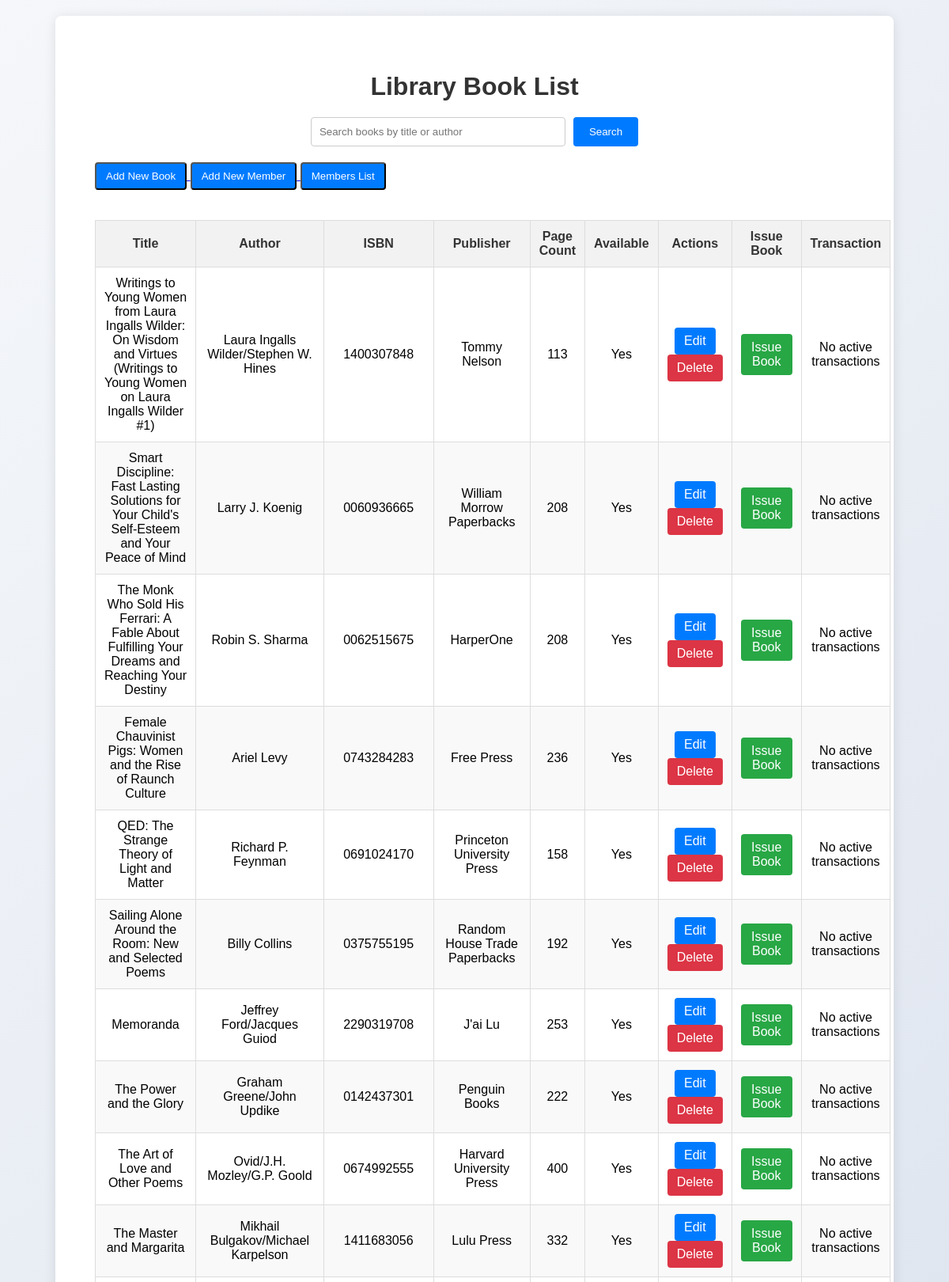
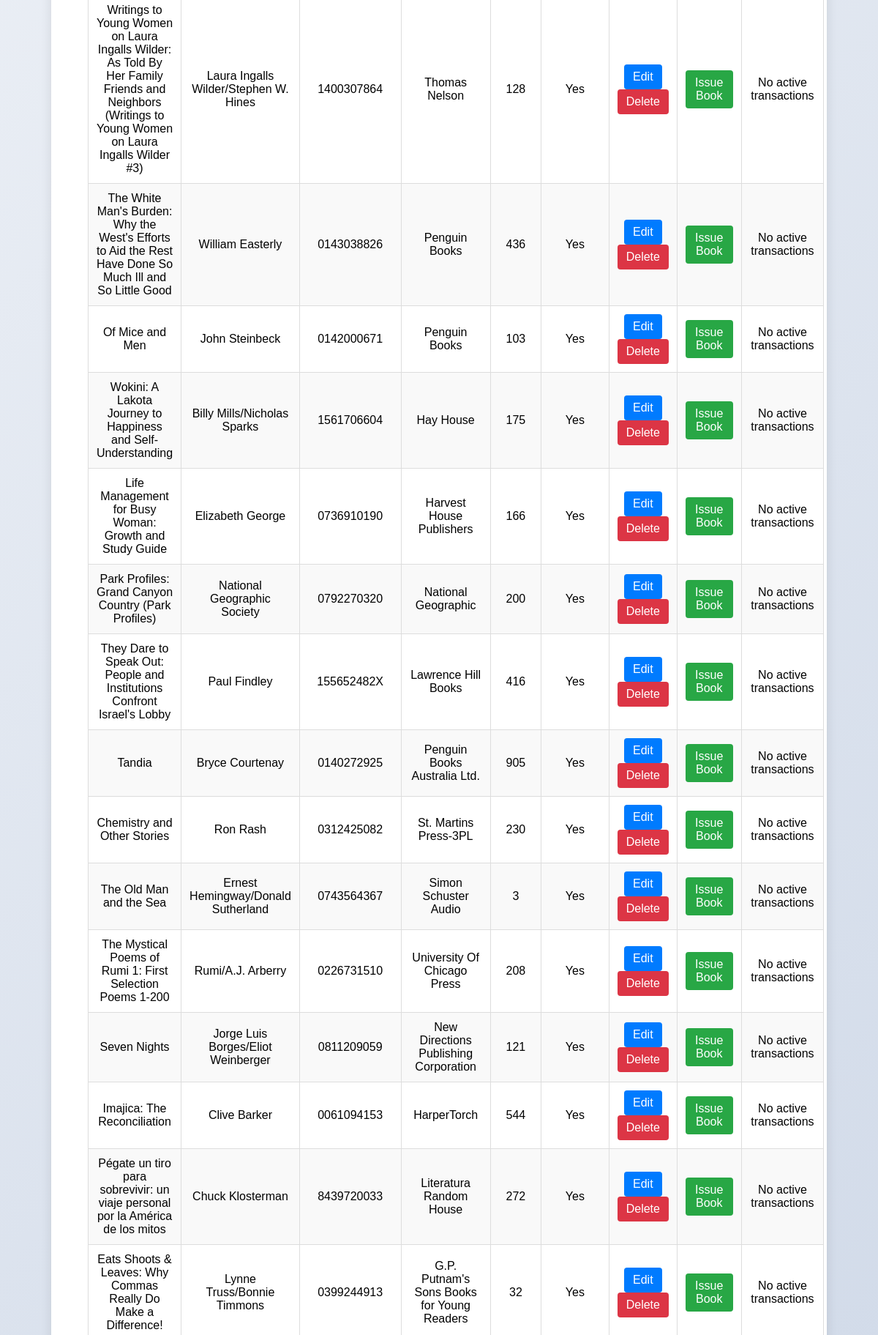
The page / (upper part) on the database its author committed (2 pictures, top to bottom).
### library/models.py (models this page shows, shortened)
class Book(models.Model):
    title = models.CharField(max_length=200)
    authors = models.CharField(max_length=200)
    isbn = models.CharField(max_length=20, unique=True)
    publisher = models.CharField(max_length=100)
    page_count = models.IntegerField()
    available = models.BooleanField(default=True)

### library/views.py (the view)
# urls.py: path('', book_list, name='book_list'),
def book_list(request):
    books = Book.objects.all()
    members = Member.objects.all()  # Get all members to use in the template
    transactions = Transaction.objects.all()  # Assuming this model exists
    return render(request, 'book_list.html', {'books': books, 'member': members,'transactions': transactions})

### Frontend/templates/book_list.html (shortened to what this page needs)
<!DOCTYPE html>
<html lang="en">
<head>
</head>
<body>
    <div class="container">
        <h1>Library Book List</h1>
        <form method="GET" action="{% url 'search_books' %}" class="search-form">
            <input type="text" name="q" placeholder="Search books by title or author" value="{{ request.GET.q }}">
            <button type="submit">Search</button>
        </form>
        <a href="{% url 'create_book' %}">
            <button class="btn">Add New Book</button>
        </a>
        <a href="{% url 'create_member' %}">
            <button class="btn">Add New Member</button>
        </a>
        <a href="{% url 'member_list' %}">
            <button class="btn">Members List</button>
        </a>
        <br><br>
        <table class="book-table">
            <thead>
                <tr>
                    <th>Title</th>
                    <th>Author</th>
                    <th>ISBN</th>
                    <th>Publisher</th>
                    <th>Page Count</th>
                    <th>Available</th>
                    <th>Actions</th>
                    <th>Issue Book</th>
                    <th>Transaction</th>
                </tr>
            </thead>
            <tbody>
                {% for book in books %}
                <tr>
                    <td>{{ book.title }}</td>
                    <td>{{ book.authors }}</td>
                    <td>{{ book.isbn }}</td>
                    <td>{{ book.publisher }}</td>
                    <td>{{ book.page_count }}</td>
                    <td>{% if book.available%}
                        Yes
                        {% else %}
                        No
                        {% endif %}
                    </td>
                    <td>
                        <a href="{% url 'update_book' book.id %}" class="btn">Edit</a>
                        <a href="{% url 'delete_book' book.id %}" class="btn btn-delete" onclick="return confirm('Are you sure?')">Delete</a>
                    </td>
                    <td>
                        {% if book.available %}
                            <a href="{% url 'issue_book' book.id %}" class="btn btn-issue">Issue Book</a>
                        {% else %}
                            <span class="unavailable">Not Available</span>
                        {% endif %}
                    </td>
                    <td>
                        {% if book.transaction_set.exists and book.available == 0 %}
                            <a href="{% url 'return_book' book.transaction_set.first.id %}" class="btn btn-return">Return Book</a>
                        {% else %}
                            <span>No active transactions</span>
                        {% endif %}
                    </td>
                </tr>
                {% empty %}
                <tr>
                    <td colspan="7">No books found.</td>
                </tr>
                {% endfor %}
            </tbody>
        </table>
    </div>
</body>
</html>

### Frontend/templates/book_list.html (style rules this page uses)
body { font-family: 'Arial', sans-serif; background: linear-gradient(135deg, #f5f7fa, #c3cfe2); margin: 0; padding: 0; }
.container { max-width: 960px; margin: 20px auto; padding: 50px; background: white; box-shadow: 0 2px 15px rgba(0, 0, 0, 0.1); border-radius: 8px; }
h1 { text-align: center; color: #333; margin-bottom: 20px; }
.search-form { display: flex; justify-content: center; margin-bottom: 20px; }
.search-form input[type="text"] { padding: 10px; width: 300px; border: 1px solid #ccc; border-radius: 4px; margin-right: 10px; transition: border-color 0.3s; }
.search-form button { padding: 10px 20px; background-color: #007bff; color: white; border: none; border-radius: 4px; cursor: pointer; transition: background-color 0.3s; }
.book-table { width: 100%; border-collapse: collapse; margin-top: 20px; }
.book-table th, .book-table td { border: 1px solid #ddd; padding: 11px; text-align: center; transition: background-color 0.3s; }
.book-table th { background-color: #f2f2f2; color: #333; }
.book-table tr:nth-child(even) { background-color: #f9f9f9; }
.btn { text-decoration: none; padding: 8px 12px; background-color: #007bff; color: white; border-radius: 4px; display: inline-block; transition: background-color 0.3s, transform 0.3s; }
.btn-delete { background-color: #dc3545; }
.btn-issue { background-color: #28a745; }

### rows shown on the page
Book: title "Writings to Young Women from Laura Ingalls Wilder: On Wisdom and Virtues (Writings to Young Women on Laura Ingalls Wilder #1)", authors "Laura Ingalls Wilder/Stephen W. Hines", isbn "1400307848", publisher "Tommy Nelson", page_count "113", available "Yes", shows "No active transactions"
Book: title "Smart Discipline: Fast Lasting Solutions for Your Child's Self-Esteem and Your Peace of Mind", authors "Larry J. Koenig", isbn "0060936665", publisher "William Morrow Paperbacks", page_count "208", available "Yes", shows "No active transactions"
Book: title "The Monk Who Sold His Ferrari: A Fable About Fulfilling Your Dreams and Reaching Your Destiny", authors "Robin S. Sharma", isbn "0062515675", publisher "HarperOne", page_count "208", available "Yes", shows "No active transactions"
Book: title "Female Chauvinist Pigs: Women and the Rise of Raunch Culture", authors "Ariel Levy", isbn "0743284283", publisher "Free Press", page_count "236", available "Yes", shows "No active transactions"
Book: title "QED: The Strange Theory of Light and Matter", authors "Richard P. Feynman", isbn "0691024170", publisher "Princeton University Press", page_count "158", available "Yes"
Book: title "Sailing Alone Around the Room: New and Selected Poems", authors "Billy Collins", isbn "0375755195", publisher "Random House Trade Paperbacks", page_count "192", available "Yes", shows "No active transactions"
Book: title "Memoranda", authors "Jeffrey Ford/Jacques Guiod", isbn "2290319708", publisher "J'ai Lu", page_count "253", available "Yes", shows "No active transactions"
Book: title "The Power and the Glory", authors "Graham Greene/John Updike", isbn "0142437301", publisher "Penguin Books", page_count "222", available "Yes", shows "No active transactions"
Book: title "The Art of Love and Other Poems", authors "Ovid/J.H. Mozley/G.P. Goold", isbn "0674992555", publisher "Harvard University Press", page_count "400", available "Yes", shows "No active transactions"
Book: title "The Master and Margarita", authors "Mikhail Bulgakov/Michael Karpelson", isbn "1411683056", publisher "Lulu Press", page_count "332", available "Yes", shows "No active transactions"
Book: title "Writings to Young Women on Laura Ingalls Wilder: As Told By Her Family Friends and Neighbors (Writings to Young Women on Laura Ingalls Wilder #3)", authors "Laura Ingalls Wilder/Stephen W. Hines", isbn "1400307864", publisher "Thomas Nelson", page_count "128", available "Yes", shows "No active transactions"
Book: title "The White Man's Burden: Why the West's Efforts to Aid the Rest Have Done So Much Ill and So Little Good", authors "William Easterly", isbn "0143038826", publisher "Penguin Books", page_count "436", available "Yes", shows "No active transactions"
Book: title "Of Mice and Men", authors "John Steinbeck", isbn "0142000671", publisher "Penguin Books", page_count "103", available "Yes", shows "No active transactions"
Book: title "Wokini: A Lakota Journey to Happiness and Self-Understanding", authors "Billy Mills/Nicholas Sparks", isbn "1561706604", publisher "Hay House", page_count "175", available "Yes", shows "No active transactions"
Book: title "Life Management for Busy Woman: Growth and Study Guide", authors "Elizabeth George", isbn "0736910190", publisher "Harvest House Publishers", page_count "166", available "Yes", shows "No active transactions"
Book: title "Park Profiles: Grand Canyon Country (Park Profiles)", authors "National Geographic Society", isbn "0792270320", publisher "National Geographic", page_count "200", available "Yes", shows "No active transactions"
Book: title "They Dare to Speak Out: People and Institutions Confront Israel's Lobby", authors "Paul Findley", isbn "155652482X", publisher "Lawrence Hill Books", page_count "416", available "Yes", shows "No active transactions"
Book: title "Tandia", authors "Bryce Courtenay", isbn "0140272925", publisher "Penguin Books Australia Ltd.", page_count "905", available "Yes", shows "No active transactions"
Book: title "Chemistry and Other Stories", authors "Ron Rash", isbn "0312425082", publisher "St. Martins Press-3PL", page_count "230", available "Yes", shows "No active transactions"
Book: title "The Old Man and the Sea", authors "Ernest Hemingway/Donald Sutherland", isbn "0743564367", publisher "Simon Schuster Audio", page_count "3", available "Yes", shows "No active transactions"
Book: title "The Mystical Poems of Rumi 1: First Selection Poems 1-200", authors "Rumi/A.J. Arberry", isbn "0226731510", publisher "University Of Chicago Press", page_count "208", available "Yes", shows "No active transactions"
Book: title "Seven Nights", authors "Jorge Luis Borges/Eliot Weinberger", isbn "0811209059", publisher "New Directions Publishing Corporation", page_count "121", available "Yes", shows "No active transactions"
Book: title "Imajica: The Reconciliation", authors "Clive Barker", isbn "0061094153", publisher "HarperTorch", page_count "544", available "Yes", shows "No active transactions"
Book: title "Pégate un tiro para sobrevivir: un viaje personal por la América de los mitos", authors "Chuck Klosterman", isbn "8439720033", publisher "Literatura Random House", page_count "272", available "Yes", shows "No active transactions"
Book: title "Eats Shoots & Leaves: Why Commas Really Do Make a Difference!", authors "Lynne Truss/Bonnie Timmons", isbn "0399244913", publisher "G.P. Putnam's Sons Books for Young Readers", page_count "32", available "Yes", shows "No active transactions"
